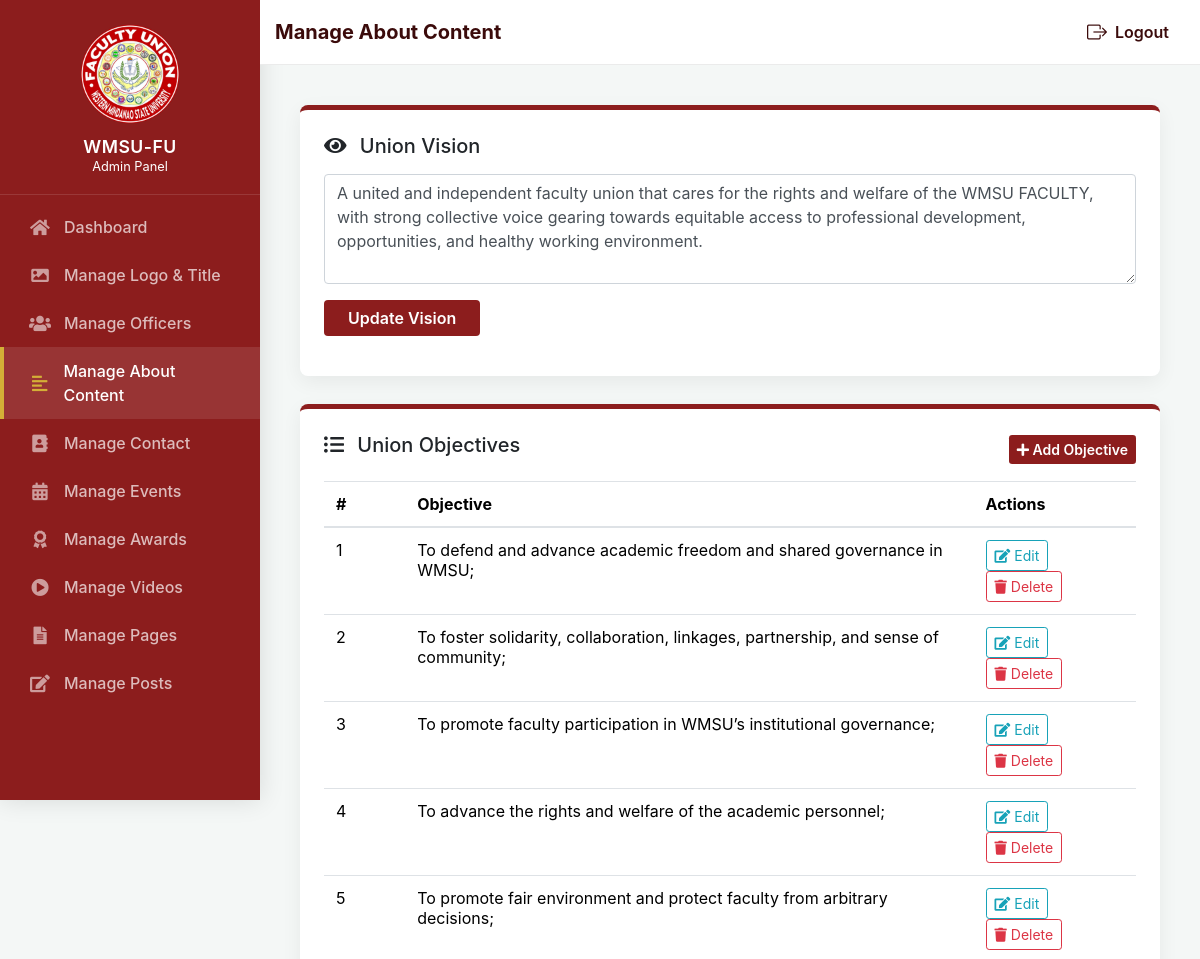
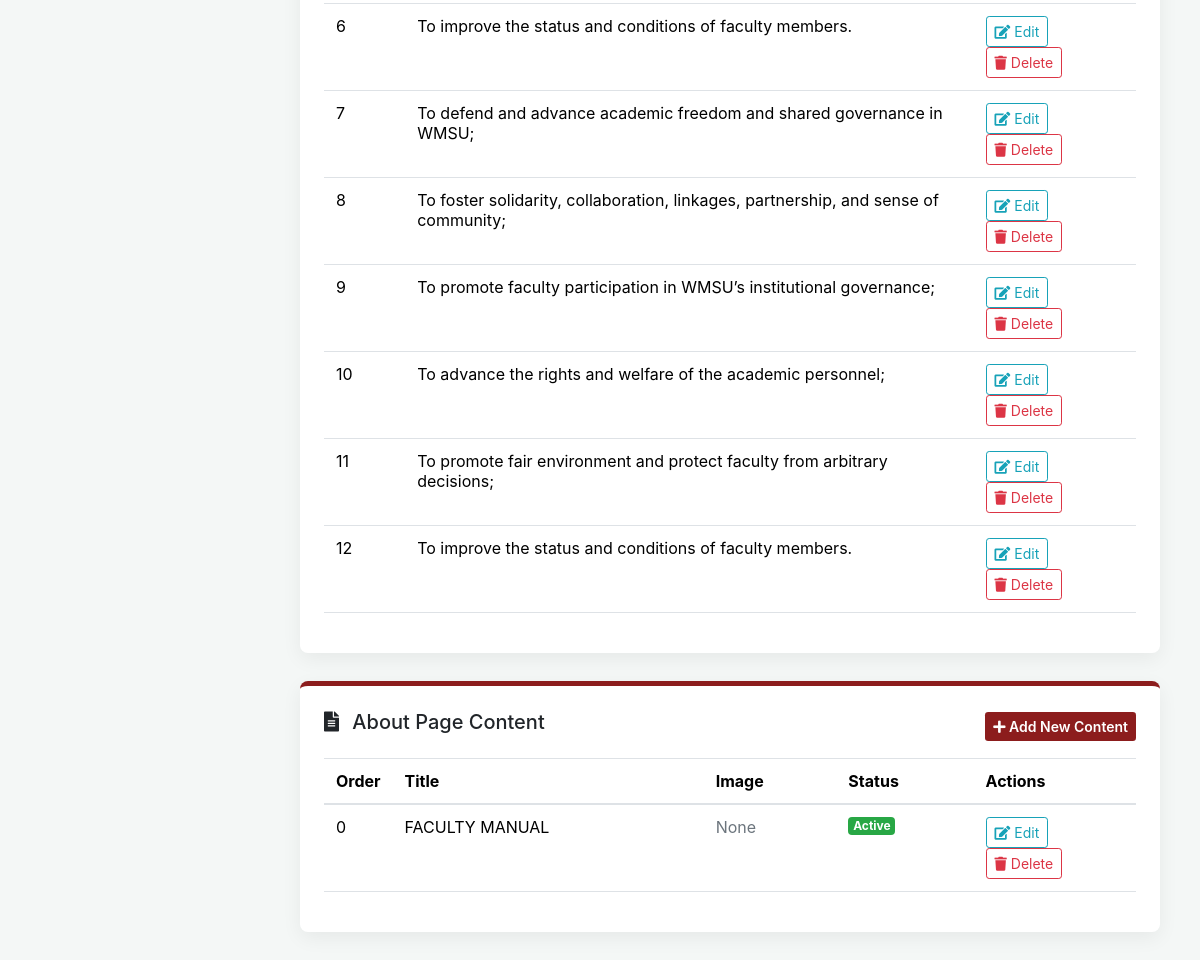
Screenshot of /admins/manage_about_topics.php (signed in) with the database file from the repository (2 pictures, top to bottom).
### tables this page shows
CREATE TABLE `union_info` (
  `id` int(11) NOT NULL,
  `vision` text NOT NULL,
  `updated_at` timestamp NULL DEFAULT current_timestamp() ON UPDATE current_timestamp()
);

CREATE TABLE `objectives` (
  `id` int(11) NOT NULL,
  `content` text NOT NULL,
  `sort_order` int(11) DEFAULT 0
);

CREATE TABLE `about_topics` (
  `id` int(11) NOT NULL,
  `title` varchar(255) NOT NULL,
  `content` text NOT NULL,
  `image_path` varchar(255) DEFAULT NULL,
  `display_order` int(11) DEFAULT 0,
  `is_active` tinyint(1) DEFAULT 1,
  `created_at` timestamp NULL DEFAULT current_timestamp(),
  `updated_at` timestamp NULL DEFAULT current_timestamp() ON UPDATE current_timestamp()
);

### admins/manage_about_topics.php (the view, shortened to what this page needs)
<?php
$database = new Database();
$db = $database->getConnection();
$topics = $db->query("SELECT * FROM about_topics ORDER BY display_order ASC, id ASC")->fetchAll(PDO::FETCH_ASSOC);
$vision = $db->query("SELECT vision FROM union_info WHERE id = 1")->fetchColumn();
$objectives = $db->query("SELECT * FROM objectives ORDER BY id ASC")->fetchAll(PDO::FETCH_ASSOC);
require_once('sidebar.php');
require_once('navbar.php');
?>
<!DOCTYPE html>
<html lang="en">
<head>
    <link href="https://stackpath.bootstrapcdn.com/bootstrap/4.5.2/css/bootstrap.min.css" rel="stylesheet">
    <link href="https://cdnjs.cloudflare.com/ajax/libs/font-awesome/5.15.1/css/all.min.css" rel="stylesheet">
</head>
<body>
<div class="main-content">
    <div class="card section-card p-4">
        <h5 class="mb-3"><i class="fas fa-eye mr-2"></i> Union Vision</h5>
        <form method="POST">
            <div class="form-group">
                <textarea name="vision" class="form-control" rows="4" required><?php echo htmlspecialchars($vision); ?></textarea>
            </div>
            <button type="submit" name="update_vision" class="btn btn-maroon px-4">Update Vision</button>
        </form>
    </div>
    <div class="card section-card p-4">
        <div class="d-flex justify-content-between align-items-center mb-3">
            <h5><i class="fas fa-list-ul mr-2"></i> Union Objectives</h5>
            <button class="btn btn-sm btn-maroon" data-toggle="modal" data-target="#addObjModal"><i class="fas fa-plus"></i> Add Objective</button>
        </div>
        <table class="table table-hover">
            <thead>
                <tr>
                    <th width="10%">#</th>
                    <th>Objective</th>
                    <th width="20%">Actions</th>
                </tr>
            </thead>
            <tbody>
                <?php foreach($objectives as $index => $obj): ?>
                <tr>
                    <td><?php echo $index + 1; ?></td>
                    <td><?php echo nl2br(htmlspecialchars($obj['content'])); ?></td>
                    <td class="action-btns">
                        <button class="btn btn-sm btn-outline-info edit-obj-btn"
                                data-id="<?php echo $obj['id']; ?>"
                                data-content="<?php echo htmlspecialchars($obj['content']); ?>"
                                data-toggle="modal" data-target="#editObjModal"><i class="fas fa-edit"></i> Edit</button>
                        <a href="?delete_obj=<?php echo $obj['id']; ?>" class="btn btn-sm btn-outline-danger" onclick="return confirm('Delete?')"><i class="fas fa-trash"></i> Delete</a>
                    </td>
                </tr>
                <?php endforeach; ?>
            </tbody>
        </table>
    </div>
    <div class="card section-card p-4">
        <div class="d-flex justify-content-between align-items-center mb-3">
            <h5><i class="fas fa-file-alt mr-2"></i> About Page Content</h5>
            <button class="btn btn-sm btn-maroon" data-toggle="modal" data-target="#addModal"><i class="fas fa-plus"></i> Add New Content</button>
        </div>
        <table class="table table-hover">
            <thead>
                <tr>
                    <th width="5%">Order</th>
                    <th>Title</th>
                    <th>Image</th>
                    <th>Status</th>
                    <th width="20%">Actions</th>
                </tr>
            </thead>
            <tbody>
                <?php foreach($topics as $topic): ?>
                <tr>
                    <td><?php echo $topic['display_order']; ?></td>
                    <td><?php echo htmlspecialchars($topic['title']); ?></td>
                    <td>
                        <?php if(!empty($topic['image_path'])): ?>
                            <img src="../<?php echo htmlspecialchars($topic['image_path']); ?>" alt="img" style="max-height: 50px;">
                        <?php else: ?>
                            <span class="text-muted">None</span>
                        <?php endif; ?>
                    </td>
                    <td>
                        <?php if($topic['is_active']): ?>
                            <span class="badge badge-success">Active</span>
                        <?php else: ?>
                            <span class="badge badge-secondary">Inactive</span>
                        <?php endif; ?>
                    </td>
                    <td class="action-btns">
                        <button class="btn btn-sm btn-outline-info edit-btn"
                                data-id="<?php echo $topic['id']; ?>"
                                data-title="<?php echo htmlspecialchars($topic['title']); ?>"
                                data-content="<?php echo htmlspecialchars($topic['content']); ?>"
                                data-order="<?php echo $topic['display_order']; ?>"
                                data-active="<?php echo $topic['is_active']; ?>"
                                data-image="<?php echo htmlspecialchars($topic['image_path']); ?>"
                                data-toggle="modal" data-target="#editModal"><i class="fas fa-edit"></i> Edit</button>
                        <a href="?delete_topic=<?php echo $topic['id']; ?>" class="btn btn-sm btn-outline-danger" onclick="return confirm('Are you sure you want to delete this topic?')"><i class="fas fa-trash"></i> Delete</a>
                    </td>
                </tr>
                <?php endforeach; ?>
            </tbody>
        </table>
    </div>
</div>
</body>
</html>

### admins/sidebar.php (style rules this page uses)
:root { --maroon: #8c1d1d; --gold: #d4af37; }
body { background: #f4f7f6; overflow-x: hidden; }
.main-content { margin-left: 260px; padding: 40px; }

### admins/manage_about_topics.php (style rules this page uses)
:root { --maroon: #8c1d1d; --gold: #d4af37; }
body { background-color: #f4f7f6; font-family: -apple-system, BlinkMacSystemFont, 'Segoe UI', Roboto, 'Helvetica Neue', Arial; }
.btn-maroon { background: var(--maroon); color: white; border: none; font-weight: 600; }
.section-card { border: none; border-top: 5px solid var(--maroon); border-radius: 8px; box-shadow: 0 6px 20px rgba(0,0,0,0.06); margin-bottom: 28px; }
.table thead { background: var(--maroon); color: white; }
.table tbody tr:nth-child(odd) { background: #ffffff; }
.table tbody tr:nth-child(even) { background: #fbfbfb; }
.action-btns .btn { margin-right:6px; }

### rows the page displays
union_info: vision "A united and independent faculty union that cares for the rights and welfare of the WMSU FACULTY, with strong collective voice gearing towards equitable access to professional development, opportunities, and healthy working environment."
objectives: content "To defend and advance academic freedom and shared governance in WMSU;"
objectives: content "To foster solidarity, collaboration, linkages, partnership, and sense of community;"
objectives: content "To promote faculty participation in WMSU’s institutional governance;"
objectives: content "To advance the rights and welfare of the academic personnel;"
objectives: content "To promote fair environment and protect faculty from arbitrary decisions;"
objectives: content "To improve the status and conditions of faculty members."
objectives: content "To defend and advance academic freedom and shared governance in WMSU;"
objectives: content "To foster solidarity, collaboration, linkages, partnership, and sense of community;"
objectives: content "To promote faculty participation in WMSU’s institutional governance;"
objectives: content "To advance the rights and welfare of the academic personnel;"
objectives: content "To promote fair environment and protect faculty from arbitrary decisions;"
objectives: content "To improve the status and conditions of faculty members."
about_topics: display_order "0", title "FACULTY MANUAL", image_path "None", is_active "Active"

### other values shown
$navtext "Manage About Content"
